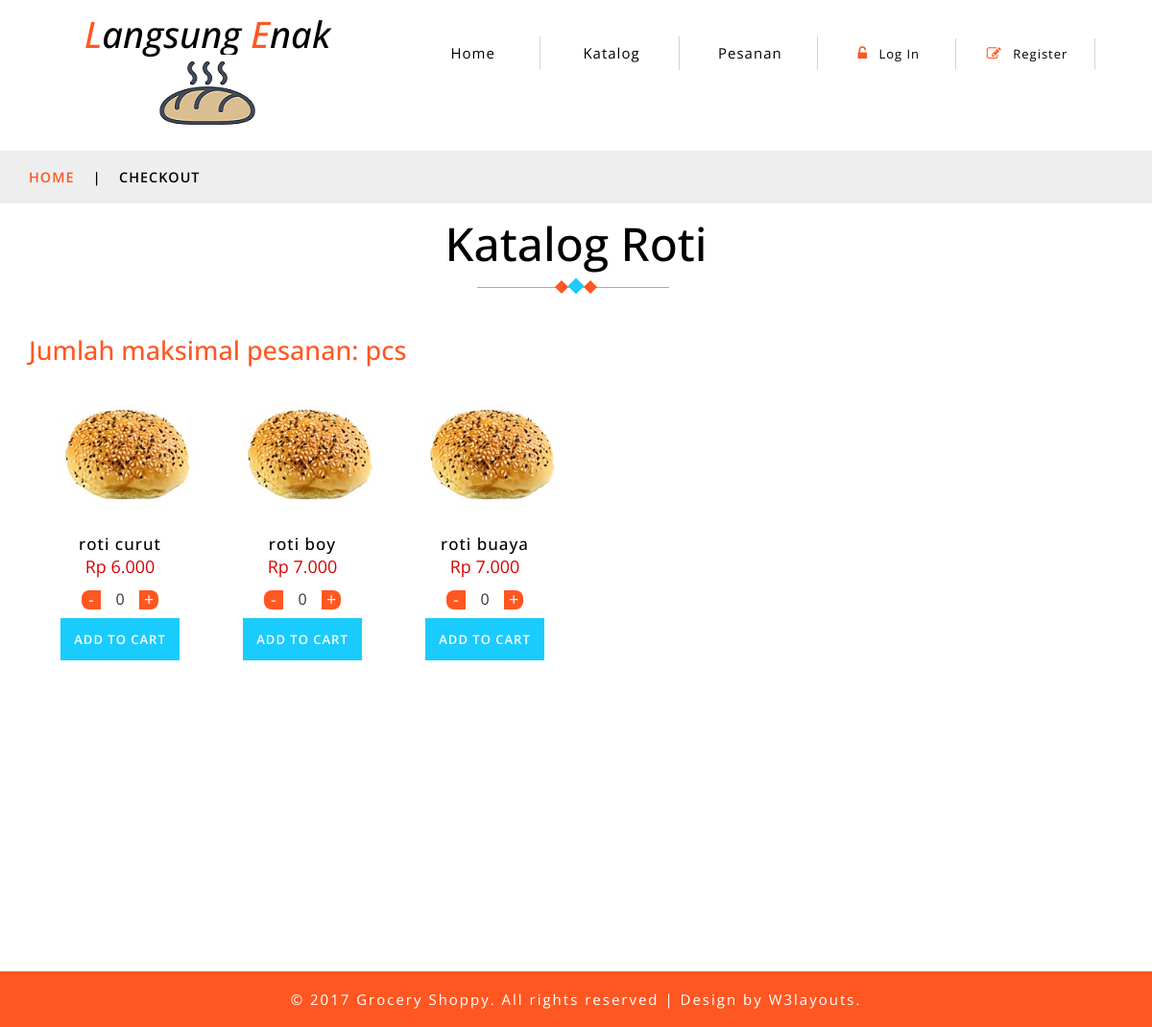
The page / on the database its author committed.
### tables this page shows
CREATE TABLE `produk` (
  `id` int(11) NOT NULL,
  `nama_produk` varchar(50) NOT NULL,
  `deskripsi` varchar(255) DEFAULT NULL,
  `kategori` varchar(50) NOT NULL,
  `harga` int(15) NOT NULL,
  `gambar` varchar(255) NOT NULL,
  `stok` int(11) NOT NULL DEFAULT '0'
);

### application/controllers/Home.php (called while the page is built, shortened)
<?php
class Home extends CI_Controller
{
	public function __construct()
	{
		$this->load->model('M_customer');
		$this->load->model('M_produk');
		$this->load->model('M_pesanan');
		$this->load->model('M_detail_pesanan');
		$this->load->model('M_pembayaran');
	}
	public function katalog()
	{
		$data['produk'] = $this->M_produk->data_produk()->result_array();
		$this->load->view('katalog', $data);
	}
}

### index.php (called while the page is built, shortened)
<?php
require_once BASEPATH.'core/CodeIgniter.php';

### application/models/M_produk.php (called while the page is built, shortened)
<?php if (!defined('BASEPATH')) exit('No direct script access allowed');
class M_produk extends CI_Model
{
	public function data_produk()
	{
		return $this->db->get('produk');
	}
}

### application/views/katalog.php (the view, shortened to what this page needs)
<?php include 'template/header.php'; ?>
<div class="services-breadcrumb">
	<div class="agile_inner_breadcrumb">
		<div class="container">
			<ul class="w3_short">
				<li>
					<a href="index.html">Home</a>
					<i>|</i>
				</li>
				<li>Checkout</li>
			</ul>
		</div>
	</div>
</div>
<div class="privacy">
	<div class="container">
		<h3 class="tittle-w3l">Katalog Roti
			<span class="heading-style">
				<i></i>
				<i></i>
				<i></i>
			</span>
		</h3>
		<div class="checkout-right">
			<h4>Jumlah maksimal pesanan: <span><?= $this->session->userdata('max') ?> pcs</span>
			</h4>
			<?php foreach ($produk as $produk) { ?>
				<div class="col-md-2 product-men">
					<div class="men-pro-item simpleCart_shelfItem">
						<div class="men-thumb-item">
							<img src="<?= base_url('assets/images/gambar_produk/') . $produk['gambar'] ?>" alt="">
						</div>
						<div class="item-info-product ">
							<h4>
								<a href="single.html"><?= $produk['nama_produk'] ?></a>
							</h4>
							<div class="info-product-price">
								<span class="item_price">Rp <?= number_format($produk['harga'], 0, ",", "."); ?></span>
							</div>
							<div class="snipcart-details top_brand_home_details item_add single-item hvr-outline-out">
								<fieldset>
									<div class="quantity-select">
										<form action="<?= base_url('home/add_cart') ?>" method="post">
											<div class="value-button value-minus" id="decrease" value="Decrease Value">-</div>
											<input type="number" name="jumlah" class="number" value="0" min="0" />
											<div class="value-button value-plus" id="increase" value="Increase Value">+</div>
											<input type="submit" name="submit" value="Add to cart" class="button">
										</form>
									</div>
							</div>
						</div>
					</div>
				</div>
			<?php } ?>
		</div>
		<div class="clearfix"> </div>
	</div>
</div>
<?php include 'template/footer.php'; ?>

### assets/css/button.css (style rules this page uses)
.value-button { display: inline-block; border: 0px solid #ddd; color: white; margin: 0px; width: 20px; height: 20px; text-align: center; vertical-align: middle; padding: 0px 0; background: #FF5722; -webkit-touch-callout: none; -webkit-user-select: none; -khtml-user-select: none; -moz-user-select: none; -ms-user-select: none; user-select: none; }
form #decrease { margin-right: -4px; border-radius: 8px 0 0 8px; }
form #increase { margin-left: -4px; border-radius: 0 8px 8px 0; }
input.number { text-align: center; border: 0px; margin: 0px; width: 40px; height: 40px; }

### rows shown on the page
produk: gambar (picture), nama_produk "roti curut", harga "6.000"
produk: gambar (picture), nama_produk "roti boy", harga "7.000"
produk: gambar (picture), nama_produk "roti buaya", harga "7.000"
